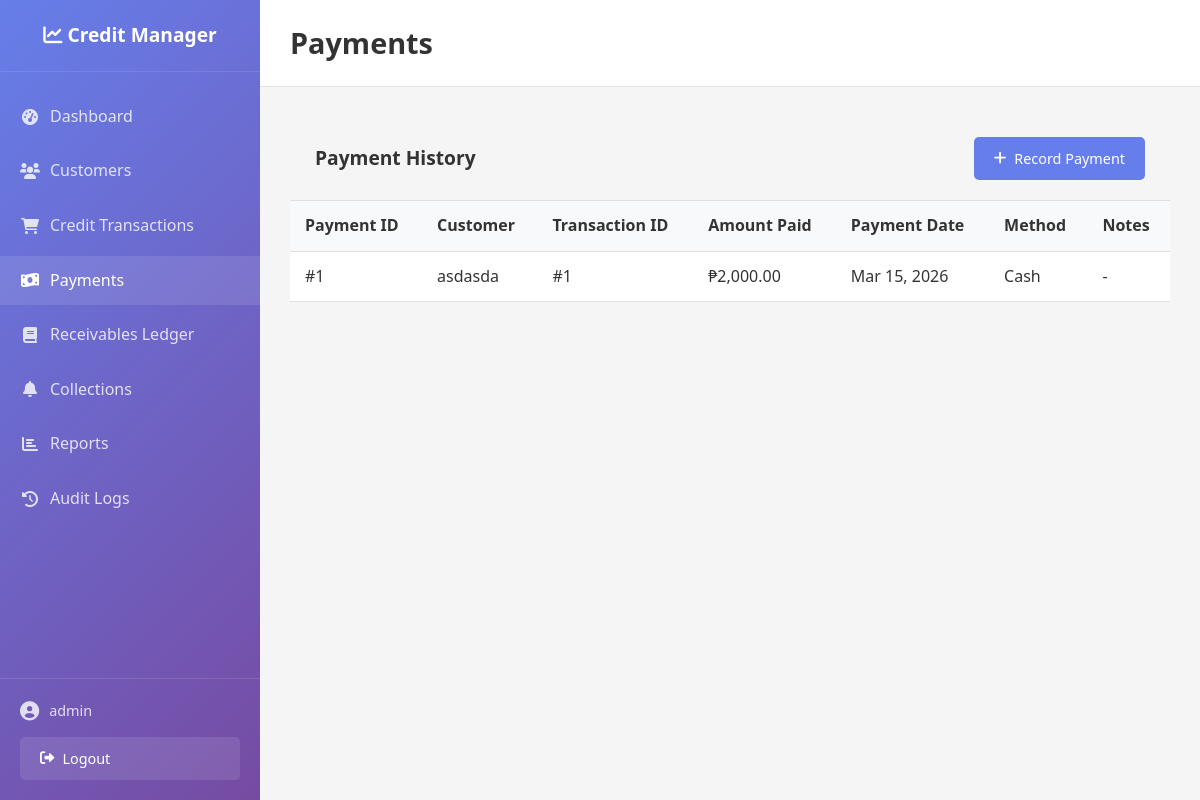
/credit-management-system/payments.php (signed in), run on the app's committed database.
### tables this page shows
CREATE TABLE `payments` (
  `payment_id` int(11) NOT NULL,
  `transaction_id` int(11) NOT NULL,
  `customer_id` int(11) NOT NULL,
  `amount_paid` decimal(10,2) NOT NULL,
  `payment_date` date NOT NULL,
  `payment_method` enum('cash','bank_transfer','check','mobile_money') DEFAULT 'cash',
  `notes` text DEFAULT NULL,
  `created_at` timestamp NOT NULL DEFAULT current_timestamp()
);

CREATE TABLE `customers` (
  `customer_id` int(11) NOT NULL,
  `full_name` varchar(100) NOT NULL,
  `phone_number` varchar(20) DEFAULT NULL,
  `address` text DEFAULT NULL,
  `credit_limit` decimal(10,2) DEFAULT 0.00,
  `payment_terms` int(11) DEFAULT 30,
  `risk_classification` enum('low','medium','high') DEFAULT 'medium',
  `current_balance` decimal(10,2) DEFAULT 0.00,
  `created_at` timestamp NOT NULL DEFAULT current_timestamp()
);

### credit-management-system/config/config.php (called while the page is built, shortened)
<?php
function getDBConnection() {
    try {
        $conn = new PDO("mysql:host=" . DB_HOST . ";dbname=" . DB_NAME, DB_USER, DB_PASS);
        $conn->setAttribute(PDO::ATTR_ERRMODE, PDO::ERRMODE_EXCEPTION);
        $conn->setAttribute(PDO::ATTR_DEFAULT_FETCH_MODE, PDO::FETCH_ASSOC);
        return $conn;
    } catch(PDOException $e) {
        die("Connection failed: " . $e->getMessage());
    }
}
function formatCurrency($amount) {
    return '₱' . number_format($amount ?? 0, 2);
}
function formatDate($date) {
    return date('M d, Y', strtotime($date));
}
?>

### credit-management-system/models/Payment.php (called while the page is built, shortened)
<?php
class Payment {
    private $conn;
    public function __construct($conn) {
        $this->conn = $conn;
    }
    public function getAll($limit = 50, $offset = 0) {
        $limit = (int)$limit;
        $offset = (int)$offset;
        $stmt = $this->conn->prepare("
            SELECT p.*, c.full_name, ct.total_amount as transaction_amount
            FROM payments p
            JOIN customers c ON p.customer_id = c.customer_id
            JOIN credit_transactions ct ON p.transaction_id = ct.transaction_id
            ORDER BY p.payment_date DESC
            LIMIT $limit OFFSET $offset
        ");
        $stmt->execute();
        return $stmt->fetchAll();
    }
}
?>

### credit-management-system/payments.php (the view, shortened to what this page needs)
<?php
require_once 'config/config.php';
require_once 'models/Payment.php';
$payment = new Payment(getDBConnection());
$action = $_GET['action'] ?? 'list';
switch ($action) {
        ?>
        <?php
    default:
        $page = max(1, intval($_GET['page'] ?? 1));
        $limit = 20;
        $offset = ($page - 1) * $limit;
        $payments = $payment->getAll($limit, $offset);
        include 'includes/header.php';
        ?>
        <div class="payments-list">
            <div class="list-header">
                <h2>Payment History</h2>
                <div class="header-actions">
                    <a href="payments.php?action=add" class="btn btn-primary">
                        <i class="fas fa-plus"></i> Record Payment
                    </a>
                </div>
            </div>
            <div class="table-container">
                <table class="data-table">
                    <thead>
                        <tr>
                            <th>Payment ID</th>
                            <th>Customer</th>
                            <th>Transaction ID</th>
                            <th>Amount Paid</th>
                            <th>Payment Date</th>
                            <th>Method</th>
                            <th>Notes</th>
                        </tr>
                    </thead>
                    <tbody>
                        <?php if (empty($payments)): ?>
                            <tr>
                                <td colspan="7" class="text-center">No payments found</td>
                            </tr>
                        <?php else: ?>
                            <?php foreach ($payments as $p): ?>
                                <tr>
                                    <td>#<?php echo $p['payment_id']; ?></td>
                                    <td><?php echo $p['full_name']; ?></td>
                                    <td>#<?php echo $p['transaction_id']; ?></td>
                                    <td><?php echo formatCurrency($p['amount_paid']); ?></td>
                                    <td><?php echo formatDate($p['payment_date']); ?></td>
                                    <td><?php echo ucfirst(str_replace('_', ' ', $p['payment_method'])); ?></td>
                                    <td><?php echo $p['notes'] ? substr($p['notes'], 0, 30) . '...' : '-'; ?></td>
                                </tr>
                            <?php endforeach; ?>
                        <?php endif; ?>
                    </tbody>
                </table>
            </div>
        </div>
        <?php
        include 'includes/footer.php';
        break;
}
?>

### credit-management-system/assets/css/style.css (style rules this page uses)
* { margin: 0; padding: 0; box-sizing: border-box; }
body { font-family: 'Segoe UI', Tahoma, Geneva, Verdana, sans-serif; line-height: 1.6; color: #333; background-color: #f5f5f5; }
.header-actions { display: flex; align-items: center; gap: 15px; }
.btn { display: inline-flex; align-items: center; padding: 10px 20px; border: none; border-radius: 5px; font-size: 0.9rem; font-weight: 500; text-decoration: none; cursor: pointer; transition: all 0.3s ease; gap: 8px; }
.btn-primary { background: #667eea; color: white; }
.table-container { overflow-x: auto; }
.data-table { width: 100%; border-collapse: collapse; background: white; }
.data-table th, .data-table td { padding: 12px 15px; text-align: left; border-bottom: 1px solid #e0e0e0; }
.data-table th { background: #f8f9fa; font-weight: 600; color: #333; position: sticky; top: 0; }
.list-header { padding: 20px 25px; border-bottom: 1px solid #e0e0e0; display: flex; justify-content: space-between; align-items: center; flex-wrap: wrap; gap: 15px; }
.list-header h2 { font-size: 1.2rem; color: #333; }

### data on the page
payments: payment_id "1", customer.full_name "asdasda", transaction "1", amount_paid "₱2,000.00", payment_date "Mar 15, 2026", payment_method "Cash"

### other printed values
$_SESSION['admin_username'] "admin"
$page_title "Payments"
